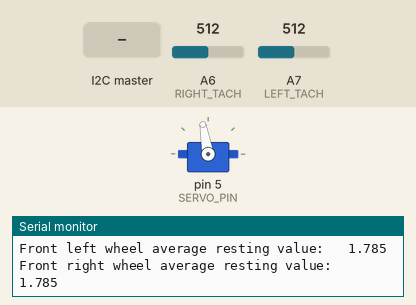
This sketch was run on a simulated Arduino Nano, built with avr-gcc and run on an emulated ATmega328P. Parts: servo, the last lines printed to the serial monitor. The test bench sets the inputs (shaded band); at power-on: A6 (RIGHT_TACH) = 512, A7 (LEFT_TACH) = 512.

Above: at 1.3 s.
1.4 s: the I2C master sends the byte 0
At 2.6 s:
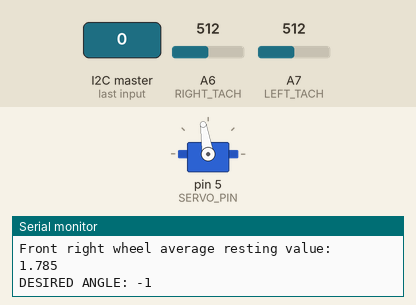
2.9 s: the I2C master sends the byte 1
At 3.8 s:
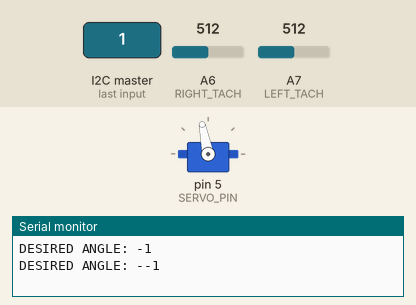
Timing chart, 0 to 5.9 s (numbered marks = the images above; inputs shaded):
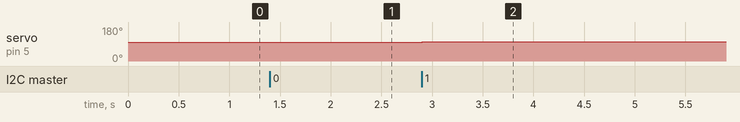

Measured:
- after the input at 1.4 s, servo on pin 5 (SERVO_PIN): 100° → 99° at once
- after the input at 2.9 s, servo on pin 5 (SERVO_PIN): 99° → 101° at once

The sketch:

front_nano.ino
```cpp
#include <Wire.h>
#include <Servo.h>

#define LEFT_TACH A7
#define RIGHT_TACH A6
#define SERVO_PIN 5
#define SERVO_LIMIT 30
#define SERVO_OFFSET 100
#define BIT(a) (1 << (a))

/* tachometer calculations */
#define VOLTAGE_3v3_CONST 3.57
//#define VOLTAGE_5v_CONST 4.64
// voltage divider was measured to give 2.31 volts which matches calibration below, so it's not defined here

#ifdef VOLTAGE_3v3_CONST
const float A_TO_V = VOLTAGE_3v3_CONST / 1024.0;
#elif defined(VOLTAGE_5v_CONST)
const float A_TO_V = VOLTAGE_5v_CONST / 1024.0;
#endif

#define AVERAGING_COUNTS 100
#define AVERAGING_COUNTS_INV 0.01 // 1/100

/* comms information */
#define PRINT_PERIOD 100
#define BAUD_RATE 9600
#define SERIAL_TIMEOUT 20

/* timing */
unsigned long prevPrint = millis(); // for serial printing periodic data
unsigned long prevAnalogRead = micros(); // for tach averaging filter

/* tachometer calculations */
float leftTachResting, rightTachResting; // analogRead values when wheels aren't turning
float leftTachVolts, rightTachVolts; // analogRead values in real time
float leftTachSpeed, rightTachSpeed; // volts converted to speed with motor relationship
unsigned long leftTachSum, rightTachSum; // sum of analogRead values, gets divided by AVERAGING_COUNTS to get the average
int n = 0; // counter for averaging filter, counts up to AVERAGING_COUNTS

Servo steer;
int angle;
bool negative;

void servoCallback();
void setup_ADC();

void setup() {
  Serial.begin(9600); Serial.setTimeout(20);
  Serial.println(F("Front Nano has booted up"));
  Serial.println("Steering controller started");
  Wire.begin(8);
  Wire.onReceive(servoCallback);
  steer.attach(SERVO_PIN);
  steer.write(SERVO_OFFSET);
  steer.write(SERVO_OFFSET);

  /* pins setup */
  pinMode(LEFT_TACH, INPUT); pinMode(RIGHT_TACH, INPUT);
  analogReference(EXTERNAL);
  //Serial.print(F("ADMUX: ")); Serial.println(ADMUX,BIN);

  /* tachometer calibration */
  Serial.println(F("Calibrating drive tachometer"));
  prevAnalogRead = micros(); n = 0;
  while (n < AVERAGING_COUNTS) {
    if (micros() - prevAnalogRead > 400) {
      n++;
      leftTachSum += analogRead(LEFT_TACH);
      delayMicroseconds(200);
      rightTachSum += analogRead(RIGHT_TACH);
      prevAnalogRead = micros();
    }
  }
  leftTachResting = A_TO_V * (float)leftTachSum / (float)n;
  rightTachResting = A_TO_V * (float)rightTachSum / (float)n;
  Serial.print(F("Front left wheel average resting value: \t"));
  Serial.println(leftTachResting,3);
  Serial.print(F("Front right wheel average resting value: \t"));
  Serial.println(rightTachResting,3);

  prevPrint = millis();
}

void loop() {
  /* tach value averaging */
  static unsigned long leftTachSum = 0;
  static unsigned long rightTachSum = 0;
  static float prevAnalogRead = micros();
  static int n = 0;
  if (n < AVERAGING_COUNTS) {
    if (micros() - prevAnalogRead > 400) {
      n++;
      leftTachSum += analogRead(LEFT_TACH);
      delayMicroseconds(200);
      rightTachSum += analogRead(RIGHT_TACH);
      // this next part takes so little time that
      // it's probably safe to use a blocking while loop.
      // plus it can be interrupted by timers
      //ADCSRA |= BIT(ADSC); // ADC start conversion
      //while (ADCSRA & BIT(ADSC)) ; // BIT(ADSC) turns to 0 when complete
      //driveTachSum += ADC; //analogRead(DRIVE_TACH);
      prevAnalogRead = micros();
    }
  }
  else {
    // tach voltage is related to car speed / wheel speed / drive belt speed
    leftTachVolts = (float)leftTachSum * A_TO_V * AVERAGING_COUNTS_INV - leftTachResting;
    /*leftTachVolts -= 0.03; leftTachVolts *= 0.5;*/
    rightTachVolts = (float)rightTachSum * A_TO_V * AVERAGING_COUNTS_INV - rightTachResting;
    /*rightTachVolts -= 0.03; rightTachVolts *= 0.5;*/

    static float frontTachVolts = 0.5*(leftTachVolts+rightTachVolts);
    // send data to rear nano over here boyyye

    leftTachSum = 0; rightTachSum = 0; n = 0;
  }
}


void servoCallback() {
  if (Wire.available()) {
    negative = Wire.read();
    angle = Wire.read();
  }
  Serial.print("DESIRED ANGLE: ");
  if (negative) Serial.print("-");
  Serial.println(angle);
  // enforce limits
  if (angle > SERVO_LIMIT) angle = SERVO_LIMIT;
  if (negative) angle = -angle;
  steer.write(SERVO_OFFSET + angle);
}
```
